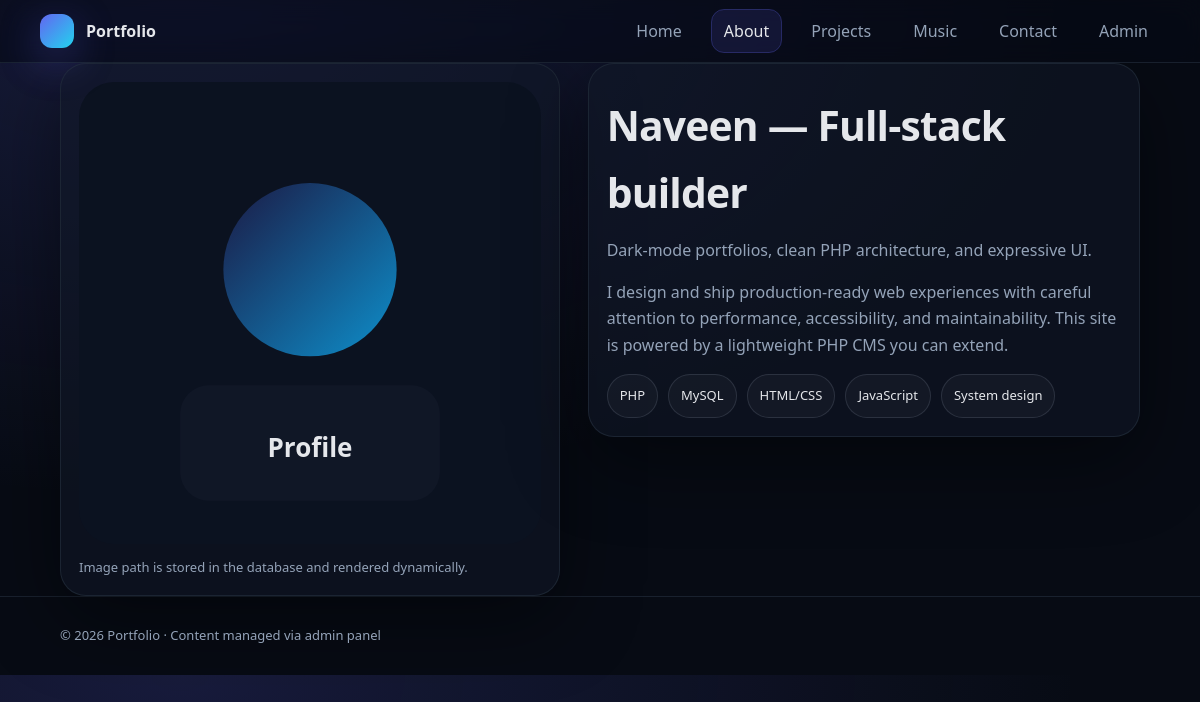
Page /about.php on the committed database.
### tables this page shows
CREATE TABLE site_about (
  id TINYINT UNSIGNED NOT NULL DEFAULT 1,
  headline VARCHAR(255) NOT NULL,
  subtitle VARCHAR(255) NOT NULL DEFAULT '',
  bio TEXT NOT NULL,
  skills VARCHAR(512) NOT NULL DEFAULT '',
  image_path VARCHAR(512) NOT NULL DEFAULT 'assets/img/profile-placeholder.svg',
  updated_at DATETIME NOT NULL DEFAULT CURRENT_TIMESTAMP ON UPDATE CURRENT_TIMESTAMP,
  PRIMARY KEY (id)
);

### includes/helpers.php (called while the page is built, shortened)
<?php
function app_config(): array
{
    static $cfg = null;
    if ($cfg === null) {
        $path = dirname(__DIR__) . '/config/app.php';
        $cfg = is_file($path) ? require $path : ['base_path' => ''];
    }
    return $cfg;
}
function portfolio_infer_base_path(): string
{
    $script = $_SERVER['SCRIPT_NAME'] ?? '';
    $script = str_replace('\\', '/', (string) $script);
    $dir = dirname($script);
    $dir = ($dir === '\\' || $dir === '.') ? '/' : $dir;
    return rtrim($dir, '/');
}
function url_for(string $path): string
{
    $configured = rtrim((string) (app_config()['base_path'] ?? ''), '/');
    $base = $configured !== '' ? $configured : portfolio_infer_base_path();
    $path = ltrim($path, '/');
    return ($base === '' ? '' : $base) . '/' . $path;
}
function e(?string $value): string
{
    return htmlspecialchars((string) $value, ENT_QUOTES | ENT_SUBSTITUTE, 'UTF-8');
}

### config/app.php (called while the page is built, shortened)
<?php
return [
    'base_path' => '',
];

### includes/AboutRepository.php (called while the page is built, shortened)
<?php
final class AboutRepository
{
    public function get(): array
    {
        $stmt = $this->pdo->query('SELECT * FROM site_about WHERE id = 1 LIMIT 1');
        $row = $stmt->fetch();
        return $row;
    }
}

### about.php (the view, shortened to what this page needs)
<?php
require_once __DIR__ . '/includes/bootstrap.php';
require_once __DIR__ . '/includes/AboutRepository.php';
$aboutRepo = new AboutRepository($pdo);
$about = $aboutRepo->get();
$skills = array_filter(array_map('trim', preg_split('/[,·|]/u', (string) $about['skills']) ?: []));
?>
<!DOCTYPE html>
<html lang="en">
<head>
</head>
<body>
  <header>
    <div class="wrap nav">
      <a class="brand" href="<?= e(url_for('index.php')) ?>">
        <span class="brand-badge" aria-hidden="true"></span>
        <span>Portfolio</span>
      </a>
      <nav id="siteNav" aria-label="Primary">
        <ul>
          <li><a href="<?= e(url_for('index.php')) ?>">Home</a></li>
          <li><a class="active" href="<?= e(url_for('about.php')) ?>">About</a></li>
          <li><a href="<?= e(url_for('projects.php')) ?>">Projects</a></li>
          <li><a href="<?= e(url_for('music.php')) ?>">Music</a></li>
          <li><a href="<?= e(url_for('contact.php')) ?>">Contact</a></li>
          <li><a href="<?= e(url_for('admin/login.php')) ?>">Admin</a></li>
        </ul>
      </nav>
    </div>
  </header>
  <main class="wrap">
    <div class="grid">
      <aside class="panel">
        <img src="<?= e(url_for($about['image_path'])) ?>" alt="<?= e($about['headline']) ?> portrait">
        <div style="margin-top:14px;color:var(--muted);font-size:13px;line-height:1.5">
          Image path is stored in the database and rendered dynamically.
        </div>
      </aside>
      <section class="panel">
        <h1><?= e($about['headline']) ?></h1>
        <p class="subtitle"><?= e($about['subtitle']) ?></p>
        <div class="prose" style="margin-top:16px">
          <?php
            $paragraphs = preg_split("/\r\n|\n|\r/", (string) $about['bio']) ?: [];
            foreach ($paragraphs as $para) {
                $para = trim($para);
                echo '<p>' . nl2br(e($para)) . '</p>';
            }
          ?>
        </div>
        <div class="chips" aria-label="Skills">
          <?php foreach ($skills as $skill): ?>
            <?php if (trim($skill) !== ''): ?>
              <span class="chip"><?= e(trim($skill)) ?></span>
            <?php endif; ?>
          <?php endforeach; ?>
        </div>
      </section>
    </div>
  </main>
  <footer>
    <div class="wrap">© <?= date('Y') ?> Portfolio · Content managed via admin panel</div>
  </footer>
</body>
</html>

### about.php (style rules this page uses)
:root { --bg:#070b14; --surface:#0f172a; --surface2:#111827; --border:#1f2937; --text:#e5e7eb; --muted:#94a3b8; --accent:#6366f1; --accent2:#22d3ee; --radius:18px; --max:1120px; }
* { box-sizing:border-box }
body { margin:0;font-family:ui-sans-serif,system-ui,-apple-system,Segoe UI,Roboto,Ubuntu,Cantarell,Noto Sans,sans-serif;background:radial-gradient(900px 500px at 15% 0%,rgba(99,102,241,.18),transparent),var(--bg);color:var(--text);line-height:1.65 }
a { color:inherit;text-decoration:none }
img { max-width:100%;display:block;height:auto;border-radius:calc(var(--radius) + 6px) }
.wrap { max-width:var(--max);margin:0 auto;padding:0 20px }
header { position:sticky;top:0;z-index:40;backdrop-filter:saturate(130%) blur(12px);background:rgba(7,11,20,.62);border-bottom:1px solid rgba(31,41,55,.75) }
.nav { display:flex;align-items:center;justify-content:space-between;padding:14px 0;gap:16px }
.brand { display:flex;align-items:center;gap:12px;font-weight:800 }
.brand-badge { width:34px;height:34px;border-radius:12px;background:linear-gradient(135deg,var(--accent),var(--accent2));box-shadow:0 12px 40px rgba(99,102,241,.35) }
nav ul { display:flex;gap:18px;list-style:none;margin:0;padding:0;flex-wrap:wrap;justify-content:flex-end }
nav a { padding:10px 12px;border-radius:12px;color:var(--muted) }
nav a.active { color:var(--text);outline:1px solid rgba(99,102,241,.35);background:rgba(99,102,241,.12) }
main { padding:42px 0 56px }
.grid { display:grid;grid-template-columns:0.95fr 1.05fr;gap:28px;align-items:start }
.panel { border:1px solid rgba(31,41,55,.85);background:rgba(17,24,39,.55);border-radius:calc(var(--radius) + 8px);padding:18px;box-shadow:0 24px 80px rgba(0,0,0,.45) }
h1 { margin:10px 0 10px;font-size:clamp(30px,3.4vw,44px);letter-spacing:-.02em }
.subtitle { margin:0;color:var(--muted);font-size:16px }
.prose { color:var(--muted) }
.prose p { margin:0 0 14px }
.chips { display:flex;flex-wrap:wrap;gap:10px;margin-top:16px }
.chip { border:1px solid rgba(148,163,184,.18);color:var(--text);background:rgba(255,255,255,.03);padding:10px 12px;border-radius:999px;font-size:13px }
footer { border-top:1px solid rgba(31,41,55,.75);padding:28px 0;color:var(--muted);font-size:13px }

### rows in the picture
site_about: image_path (placeholder picture), headline "Naveen — Full-stack builder", subtitle "Dark-mode portfolios, clean PHP architecture, and expressive UI.", bio "I design and ship production-ready web experiences with careful attention to performance, accessibility, and maintainability. This site is powered by a lightweight PHP CMS you can extend.", skills "PHP", skills "MySQL", skills "HTML/CSS", skills "JavaScript", skills "System design"
